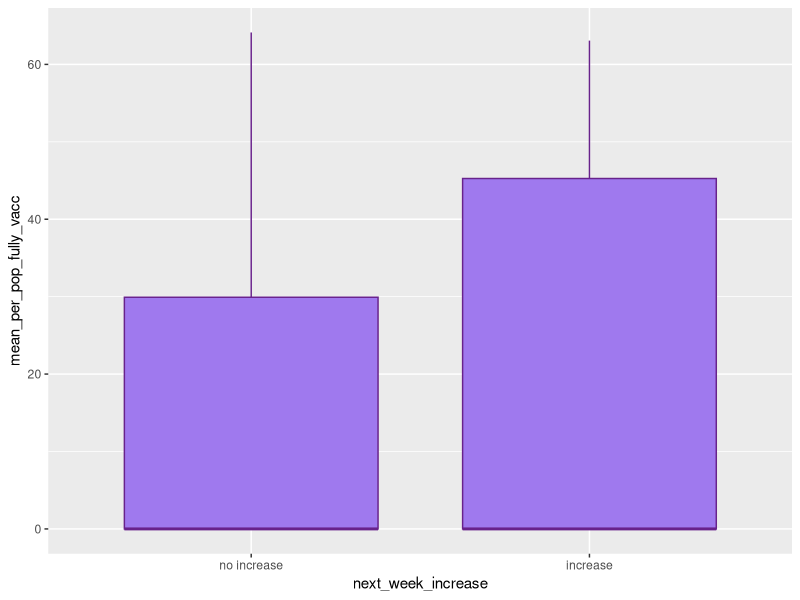
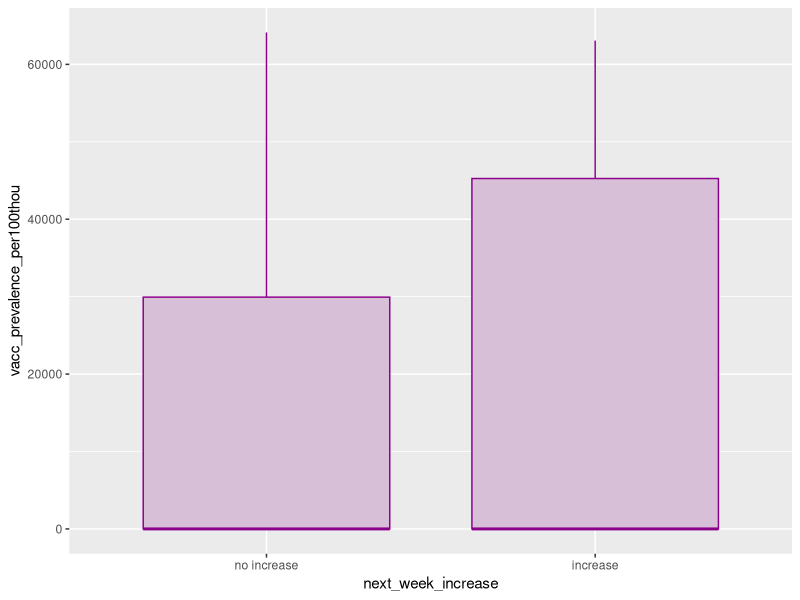
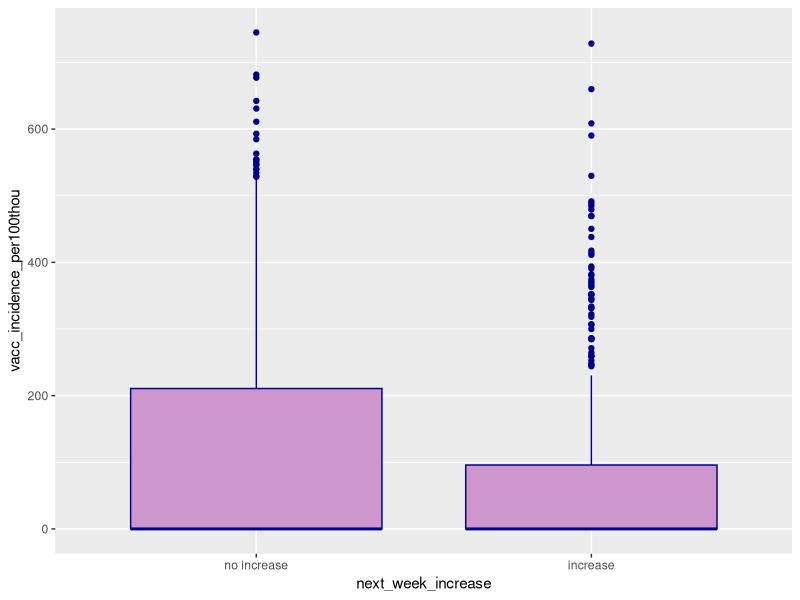
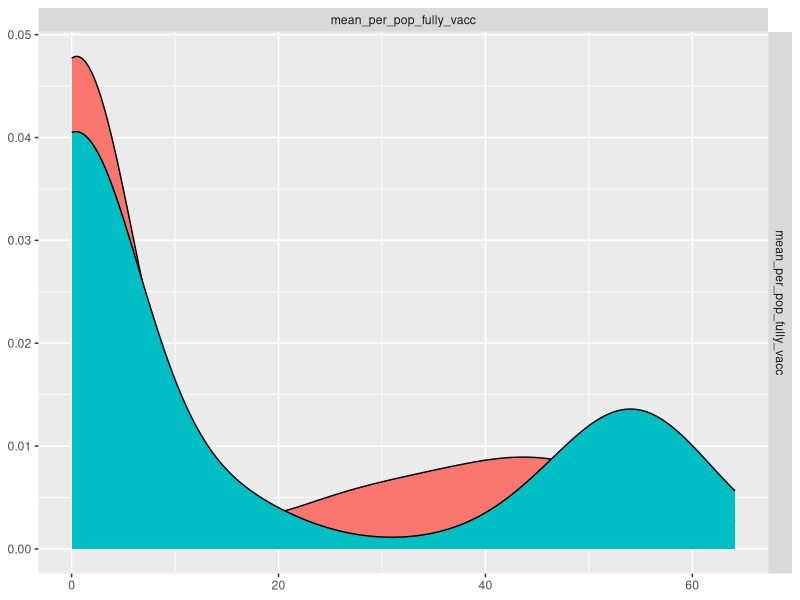
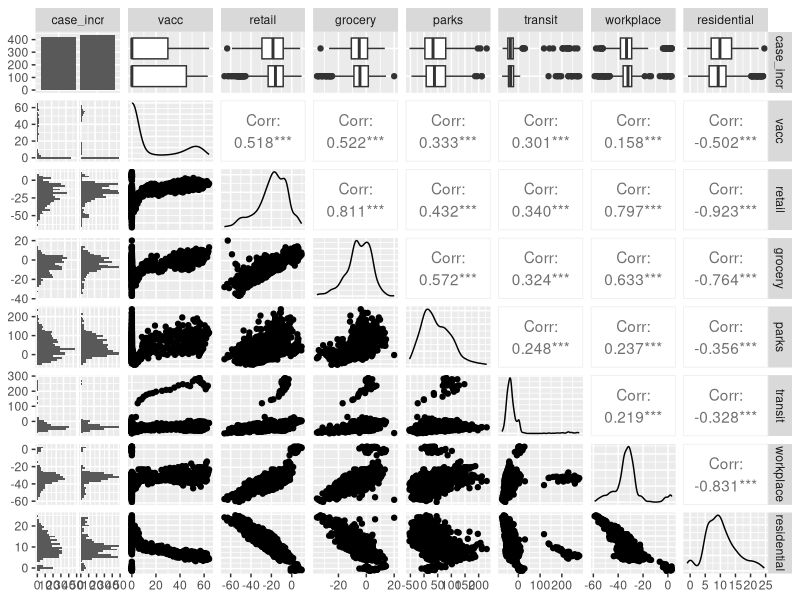

Write R code to recreate these figures, in order. (Note: this script raises an error after producing the figures.)
############################################################
############################################################
# Analyses for final project
#  - descriptive
#  - logistic regression
#  - 10-fold cross validation
############################################################
############################################################

library(tidyverse)
library(ggplot2)
library(GGally)
library(tibble)
library(pROC)
library(car)


# import final dataset
covid <- read_csv("bmin503_final_data_20211121.csv") %>%
  mutate(next_week_increase = factor(next_week_increase,
                                     levels = c(0, 1),
                                     labels = c("no increase", "increase")))

########################################################
########################################################
               # Descriptive Analysis
########################################################
########################################################

# view data
glimpse(covid)

# check that each county has 86 rows
table(covid$county)

# check min and max year_week
min(covid$year_week) # 2020-07
max(covid$year_week) # 2021-39

#################################
# outcome variable x vaccination 
#################################

# next week increase or no increase 
table(covid$next_week_increase) # split is close to 50/50

# view summary stats of vaccine vars - overall
summary_df <- covid %>%
  select(mean_per_pop_fully_vacc, vacc_prevalence_per100thou,
         vacc_incidence_per100thou) %>%
  psych::describe(quant=c(.25,.75)) %>%
  as_tibble(rownames="rowname")  %>%
  select(-vars, -trimmed, -mad) %>%
  print()

# observations with increase
summary_inc <- covid %>% filter(next_week_increase == "increase") %>%
  select(mean_per_pop_fully_vacc, vacc_prevalence_per100thou,
         vacc_incidence_per100thou) %>%
  psych::describe(quant=c(.25,.75)) %>%
  as_tibble(rownames="rowname")  %>%
  select(-vars, -trimmed, -mad) %>%
  print()

# observations with no increase
summary_noinc <- covid %>% filter(next_week_increase == "no increase") %>%
  select(mean_per_pop_fully_vacc, vacc_prevalence_per100thou,
         vacc_incidence_per100thou) %>%
  psych::describe(quant=c(.25,.75)) %>%
  as_tibble(rownames="rowname")  %>%
  select(-vars, -trimmed, -mad) %>%
  print()

### The mean for mean_per_pop_fully_vacc and vacc_prevalence_per100thou
#  in the "increase" group is higher than for the "no increase" group. 
#  We expected the "no increase" group to have higher means for these variables.

### The mean for vacc_incidence_per100thou is higher in "no increase" group.

# boxplot for mean percentage of population fully vaccinated by outcome
ggplot(data = covid, aes(x = next_week_increase, y = mean_per_pop_fully_vacc)) +
  geom_boxplot(color = "darkorchid4", fill = "mediumpurple2")

# boxplot for mean vaccine prevalence by outcome
ggplot(data = covid, aes(x = next_week_increase, y = vacc_prevalence_per100thou)) +
  geom_boxplot(color = "magenta4", fill = "thistle")

# boxplot for mean vaccine incidence by outcome
ggplot(data = covid, aes(x = next_week_increase, y = vacc_incidence_per100thou)) +
  geom_boxplot(color = "darkblue", fill = "plum3")



########################
# plot with ggpairs
########################
df_clean <- covid %>% filter(complete.cases(.))

# limit dataframe to focus on specific predictor variables  
df_clean2 <- df_clean %>% 
  select(-county, -year_week, -case_mean, -case_mean_per100thou,
         -next_week_mean, -next_week_per100thou, -vacc_incidence_n,
         -vacc_incidence_per100thou, -mean_fully_vacc_n,
         -vacc_prevalence_per100thou) %>%
  rename(case_incr = next_week_increase,
         vacc = mean_per_pop_fully_vacc,
         retail = mean_retail_rec,
         grocery = mean_grocery_pharm,
         parks = mean_parks,
         transit = mean_transit_stations,
         workplace = mean_workplaces,
         residential = mean_residential)

# compare outcome and mean_per_pop_fully_vacc only
ggpairs(df_clean, mapping = aes(col = next_week_increase),
        columns = c("mean_per_pop_fully_vacc"),
        axisLabels = "show")

# compare all variables at once
ggpairs(df_clean2)



########################################################
########################################################
          # Logistic Regression Models
########################################################
########################################################

###############################################
# fit bivariate statistical models to find out 
# which variables are individually associated 
# with next_week_increase at a 
# nominally significant level.
###############################################

# scale vaccine variables
covid$vacc_inc_per100thou_sc <- scale(covid$vacc_incidence_per100thou)[, 1]
covidvacc_prev_per100thou_sc <- scale(covid$vacc_prevalence_per100thou)[, 1]

covid_clean <- covid %>% select(-county, -year_week,
                                -case_mean_per100thou, -case_mean,
                                -next_week_mean, -next_week_per100thou,
                                -vacc_incidence_n, -mean_fully_vacc_n) 


# generate multiple models and save output to df
glm_output <- covid_clean %>%
  select(-next_week_increase, -vacc_incidence_per100thou,
         -vacc_prevalence_per100thou) %>%
  names() %>%
  paste("next_week_increase ~", .) %>%
  map_df(~tidy(glm(as.formula(.x), 
                   data = covid_clean, 
                   family = "binomial"), 
               estimate = TRUE,
               conf.int = TRUE, 
               exponentiate = TRUE)) %>%
  filter(term != "(Intercept)") %>%
  rename(or = estimate) %>%
  arrange(p.value)
glm_output

# vacc_inc_per100thou_sc  and mean_retail_rec are significant at p < 0.05 
# we hypothesized that vacc_prevalence_per100thou would be a significant predictor


#####################################
# model using significant predictors
#####################################

# fit model
mod_vacc <- glm(next_week_increase ~ vacc_inc_per100thou_sc + mean_retail_rec,
                data = covid, family = "binomial")

# check model output
tidy(mod_main, conf.int = TRUE, exponentiate = TRUE)

# check for multicollinearity
car::vif(mod_main) # variance inflation factors are low, so no issues 

# store predicted values of training data
vacc_pred <- predict(mod_vacc, covid, type = "response") 
head(vacc_pred)

########################################################
########################################################
#           10-fold cross validation
########################################################
########################################################

# use 10-fold cross validation to train and test model
N = nrow(covid)
K = 10
set.seed(1234)
s = sample(1:K, size = N, replace = T)
pred_outputs <- vector(mode = "numeric", length = N)
obs_outputs <- vector(mode = "numeric", length = N)
offset <- 0
for (i in 1:K) {
  train <- filter(covid, s != i)
  test <- filter(covid, s == i)
  obs_outputs[1:length(s[s == i]) + offset] <- test$next_week_increase
  
  # GLM train/test
  glm <- glm(next_week_increase ~ vacc_inc_per100thou_sc + mean_retail_rec, 
             data = train, family = "binomial")
  glm_pred_curr <- predict(glm, test, type = "response")
  pred_outputs[1:length(s[s == i]) + offset] <- glm_pred_curr
  
  offset <- offset + length(s[s == i])
}
head(cbind(pred_outputs, obs_outputs))

#############################################
# evaluate model using ROC curve analysis
#############################################

# calculate area under the ROC curve
roc(covid$next_week_increase, vacc_pred, ci = TRUE) # training data
roc(obs_outputs, pred_outputs, ci = TRUE) # test data

# plot ROC curves for training and test data
plot.roc(covid$next_week_increase, vacc_pred, ci = TRUE, col = "darkblue", lwd = 3)
plot.roc(obs_outputs, pred_outputs, ci = TRUE, col = "mediumorchid2", add = TRUE, lwd = 3) #CV of glm
legend("bottomright", legend = c("GLM Logistic", "GLM Logistic Cross-Validation"), 
       col = c("darkblue", "mediumorchid2"), lwd = 3)

# the AUCs for both training and test data are not very high, so
# predictive accuracy is not very good. Model does not distinguish well
# between no increase and increase.
# Not much better than a coin flip.
